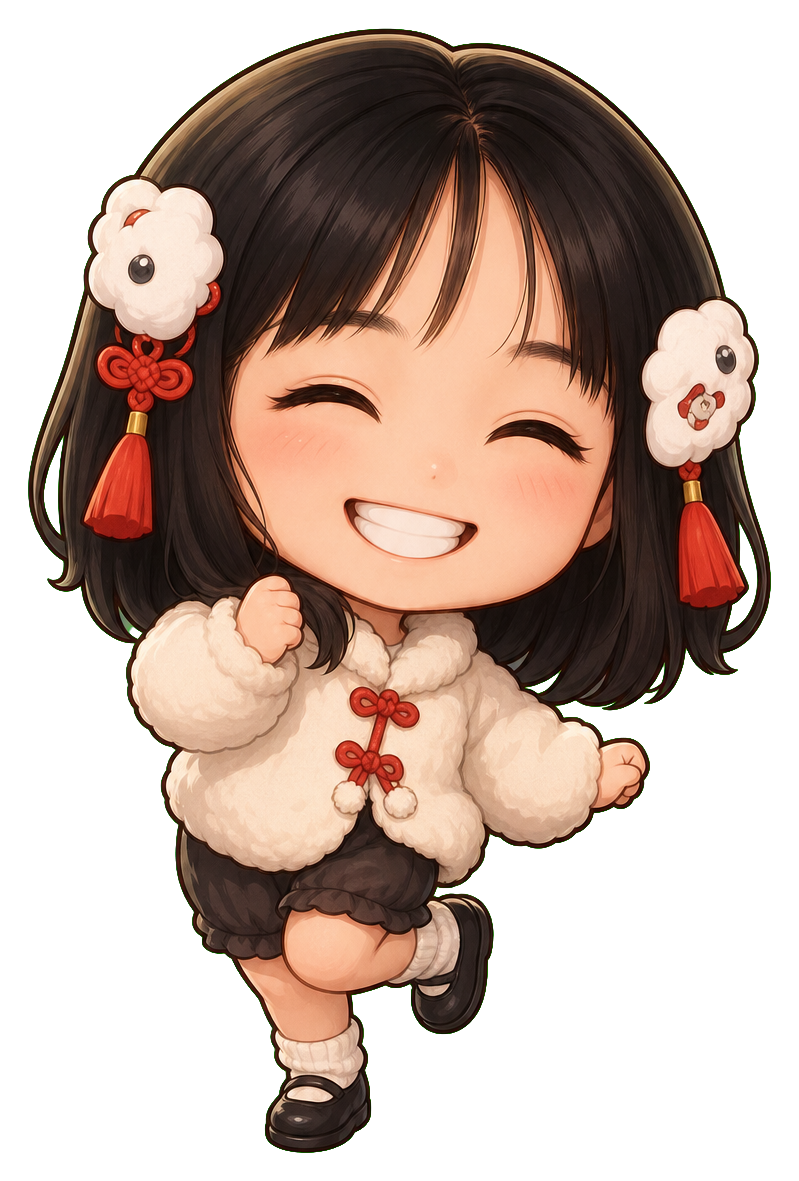
#> input picture Assets/pet.png, 799 x 1181 px
$ python make_icon.py ../Assets/pet.png out.png
#> lines starting #> are read from the running program, lines starting #| are printed output that depends on the picture
#!/usr/bin/env python3
"""Create a square transparent source image for the macOS app icon."""

from __future__ import annotations

import argparse
from pathlib import Path

from PIL import Image


def main() -> None:
    parser = argparse.ArgumentParser()
    parser.add_argument("input", type=Path)
    parser.add_argument("output", type=Path)
    args = parser.parse_args()

    pet = Image.open(args.input).convert("RGBA")
#> pet is the input picture: PIL image 799x1181 RGBA; mean R, G, B, A 82.2, 63.4, 52.9, 142.1
    max_width, max_height = 760, 900
    scale = min(max_width / pet.width, max_height / pet.height)
#> scale = 0.762
    pet = pet.resize(
        (round(pet.width * scale), round(pet.height * scale)),
        Image.Resampling.LANCZOS,
    )
#> pet: PIL image 609x900 RGBA

    canvas = Image.new("RGBA", (1024, 1024), (0, 0, 0, 0))
#> canvas: PIL image 1024x1024 RGBA; every value is 0
    x = (1024 - pet.width) // 2
#> x = 207
    y = (1024 - pet.height) // 2 + 26
#> y = 88
    canvas.alpha_composite(pet, (x, y))
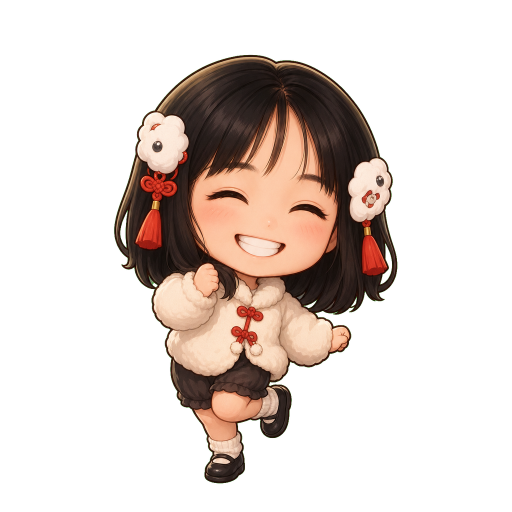
#> canvas: PIL image 1024x1024 RGBA (shown at 1/2 size); mean R, G, B, A 42.2, 32, 26.1, 74.3; transparent parts drawn white
    args.output.parent.mkdir(parents=True, exist_ok=True)
    canvas.save(args.output, optimize=True)


if __name__ == "__main__":
    main()
